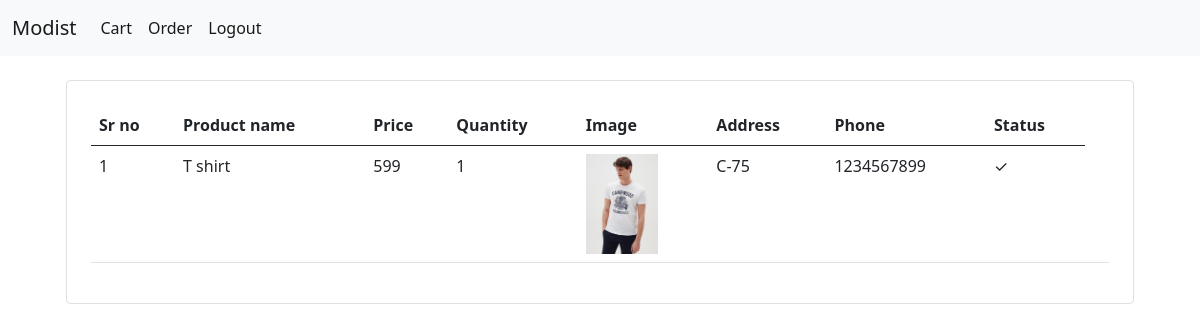
The app's page /orders (signed in) with its own data.
### store/models/orders.py (models this page shows, shortened)
class Order(models.Model):
    product = models.ForeignKey(Product,on_delete=models.CASCADE)
    customer = models.ForeignKey(Customers,on_delete=models.CASCADE)
    quantity = models.IntegerField(default=1)
    price = models.IntegerField(default=1)
    date = models.DateField(default=datetime.datetime.today)
    address = models.CharField(max_length=200,default='',blank=True)
    phoneNo = models.CharField(max_length=14,default='',blank=True)
    pincode = models.CharField(max_length=10,default='',blank=True)
    status = models.BooleanField(default=False)
    @staticmethod
    def get_order_cust(customer_id):
        return Order.objects.filter(customer = customer_id)

### store/models/product.py (models this page shows, shortened)
class Product(models.Model):
    name = models.CharField(max_length=100)
    category = models.ForeignKey(Category, on_delete=models.CASCADE,default=1)
    price = models.IntegerField(default=0)
    description = models.CharField(max_length=200, default='',null=True, blank=True)
    image = models.ImageField(upload_to='uploads/products/')

### store/views.py (the view)
# urls.py: path('orders', OrderHis.as_view()),
class OrderHis(View):
    def get(self,request):
        cust = request.session.get('customer')
        orders = Order.get_order_cust(cust)
        print(orders)
        return render(request,"OrdersHistory.html",{'orders': orders})

### store/templates/OrdersHistory.html (shortened to what this page needs)
<!DOCTYPE html>
<html lang="en">
<head>
{% extends 'base.html' %}
{% block content %}
{% load cart %}
<div class="container">
    <div class="border rounded p-4 m-4">
        <table class="table table-inverse table-inverse table-responsive">
            <thead class="thead-inverse">
                <tr>
                    <th>Sr no</th>
                    <th>Product name</th>
                    <th>Price</th>
                    <th>Quantity</th>
                    <th>Image</th>
                    <th>Address</th>
                    <th>Phone</th>
                    <th>Status</th>
                </tr>
                </thead>
                <tbody>
                    {% for order in orders %}
                    <tr>
                        <td>{{forloop.counter}}</td>
                        <td>{{order.product.name}}</td>
                        <td>{{order.product.price}}</td>
                        <td>{{order.quantity}}</td>
                        <td><img src="{{order.product.image.url}}" alt="not" style="height:100px;"></td>
                        <td>{{order.address}}</td>
                        <td>{{order.phoneNo}}</td>
                        {% if order.status %}
                        <td><span>&#10003;</span></td>
                        {%else%}
                        <td><span>&#128473;</span></td>
                        {% endif %}
                        <td></td>
                    </tr>
                    {% endfor %}
                </tbody>
        </table>
    </div>
</div>
{% endblock %}

### records on screen
Order: product.name "T shirt", product.price "599", quantity "1", product.image (picture), address "C-75", phoneNo "1234567899"
